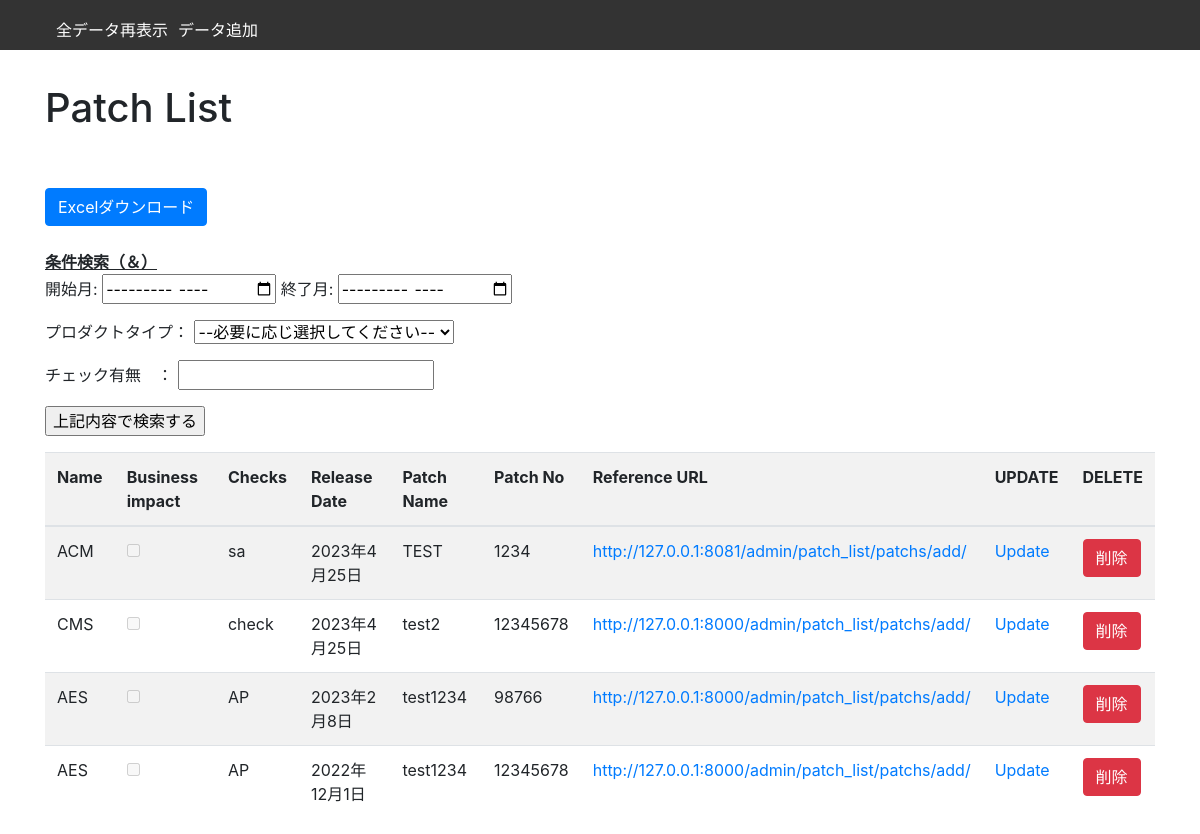
Before: /patch/list with the older database file.
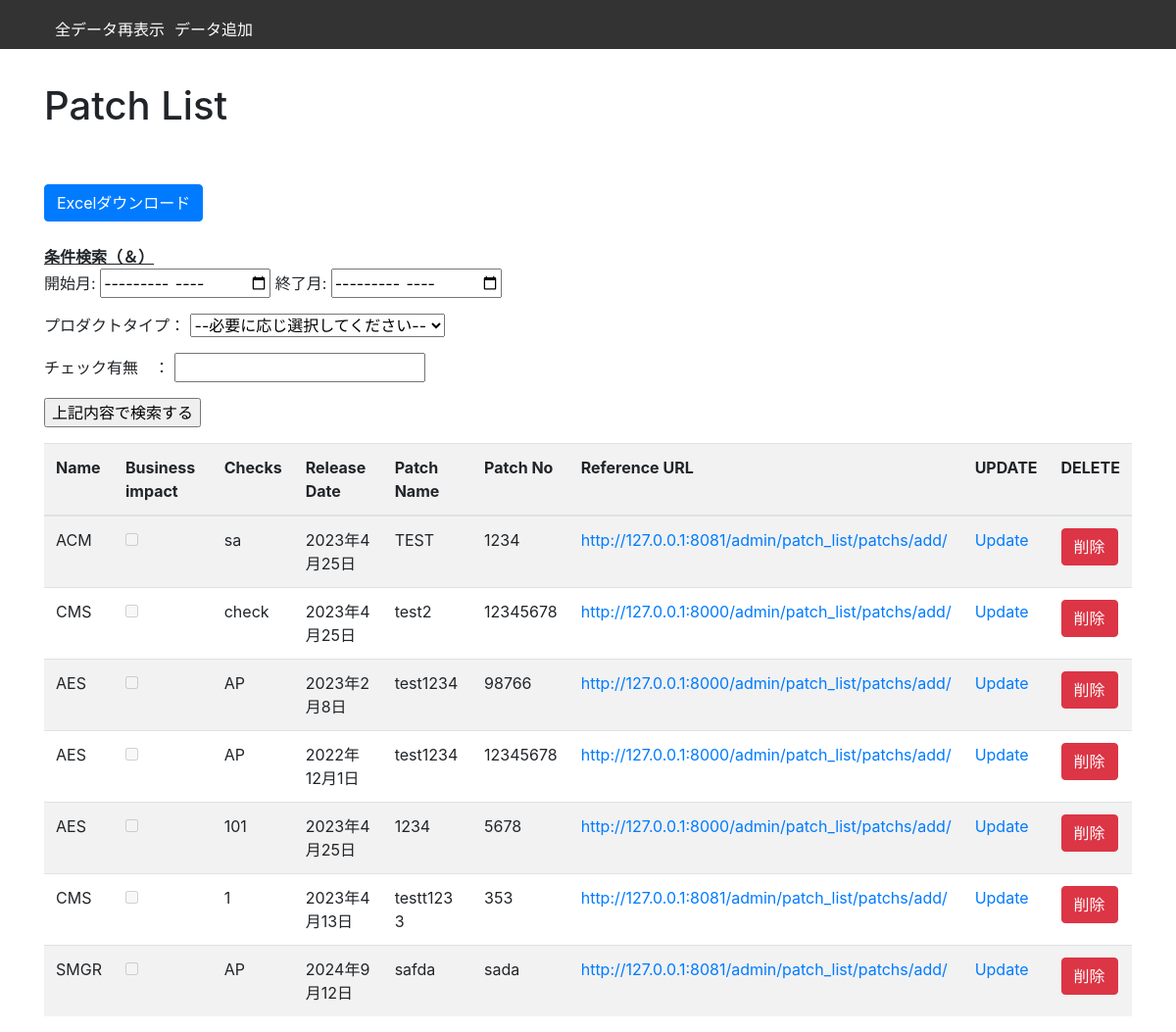
After: the same page with the newer database file.
### patch_list/models.py (models this page shows, shortened)
class Patchs(models.Model):
    name = models.CharField(max_length=100)
    checks = models.CharField(max_length=100)
    release_date = models.DateField()
    patch_name = models.CharField(max_length=100)
    patch_no = models.CharField(max_length=100)
    reference_url = models.URLField()
    updated_at = models.DateTimeField(auto_now=True)
    impact_check = models.BooleanField(default=False)
    class Meta:
        ordering = ['-updated_at']
        db_table = "patchlists"

### patch_list/views.py (the view, shortened to what this page needs)
# urls.py: path('list', PatchListView.as_view(), name='list'),
class PatchListView(ListView):
    model = Patchs
    template_name = 'patch/patch_list.html'
    def get_queryset(self):
        query = super().get_queryset()
        name = self.request.GET.get('application_name', None)
        checks = self.request.GET.get('patch_check', None)
        start_month = self.request.GET.get('start_date', None)
        end_month = self.request.GET.get('end_date', None)
        if name:
            query = query.filter(
                name=name
            )
        if checks:
            query = query.filter(
                checks=checks
            )
        if start_month and end_month:
            start_month = datetime.strptime(start_month, '%Y-%m')
            end_month = datetime.strptime(end_month, '%Y-%m')
            query = query.filter(release_date__range=(start_month, end_month))
        return query
    def get_context_data(self, **kwargs):
        context = super().get_context_data(**kwargs)
        if 'application_name' or 'patch_check' or 'start_date' or 'end_date' in self.request.GET:
            context['excel_url'] = reverse('patch_list:list') + '?' + self.request.GET.urlencode()
            context['excel_url'] += '&export=excel'
        return context
    def get(self, request, *args, **kwargs):
        if 'export' in request.GET and request.GET['export'] == 'excel':
            queryset = self.get_queryset()
            response = self.create_excel_response(queryset)
            return response
        else:
            return super().get(request, *args, **kwargs)

### templates/patch/patch_list.html (shortened to what this page needs)
{% extends 'base_for_patch.html' %}
{% block content %}
    <h1>Patch List</h1>
    <br>
    <br>
    <a href="{% url 'patch_list:list' %}?{{ request.GET.urlencode }}&export=excel"
       class="btn btn-primary">Excelダウンロード</a>
    <br>
    <br>
    <table class="table table-striped">
        <form method="get" action="{% url 'patch_list:list' %}">
            <a><strong><u>条件検索（＆）</u></strong></a>
            <p>
                開始月:
                <input type="month" name="start_date">
                終了月:
                <input type="month" name="end_date">
            </p>
            <p>
            <p>プロダクトタイプ：
                <select name="application_name">
                    <option value="">--必要に応じ選択してください--</option>
                </select>
            </p>
            <p>チェック有無　： <input type="text" name="patch_check"></p>
            <p>
                <input type="submit" value="上記内容で検索する">
            </p>
        </form>
        <tr>
            <th>Name</th>
            <th>Business impact</th>
            <th>Checks</th>
            <th>Release Date</th>
            <th>Patch Name</th>
            <th>Patch No</th>
            <th>Reference URL</th>
            <th>UPDATE</th>
            <th>DELETE</th>
        </tr>
        <tbody>
        {% for patch_list in object_list %}
            <tr>
                <td>{{ patch_list.name }}</td>
                <td>
                    {% if patch_list.impact_check %}
                        <input type="checkbox" checked disabled>
                    {% else %}
                        <input type="checkbox" disabled>
                    {% endif %}
                </td>
                <td>{{ patch_list.checks }}</td>
                <td>{{ patch_list.release_date }}</td>
                <td>{{ patch_list.patch_name }}</td>
                <td>{{ patch_list.patch_no }}</td>
                <td><a href="{{ patch_list.reference_url }}" target="_blank">{{ patch_list.reference_url }}</a></td>
                <td><a href="{% url 'patch_list:update' patch_list.pk %}">Update</a></td>
                <td><a href="{% url 'patch_list:delete' patch_list.pk %}" class="btn btn-danger"
                       onclick="if(!confirm('本当に削除しますか？')){return false;}">削除</a></td>
            </tr>
        {% endfor %}
        </tbody>
    </table>
{% endblock %}

Changed rows visible on the page:
added Patchs: name "AES", checks "101", release_date "2023年4月25日", patch_name "1234", patch_no "5678", reference_url "http://127.0.0.1:8000/admin/patch_list/patchs/add/"
added Patchs: name "CMS", checks "1", release_date "2023年4月13日", patch_name "testt123 3", patch_no "353", reference_url "http://127.0.0.1:8081/admin/patch_list/patchs/add/"
added Patchs: name "SMGR", checks "AP", release_date "2024年9月12日", patch_name "safda", patch_no "sada", reference_url "http://127.0.0.1:8081/admin/patch_list/patchs/add/"
